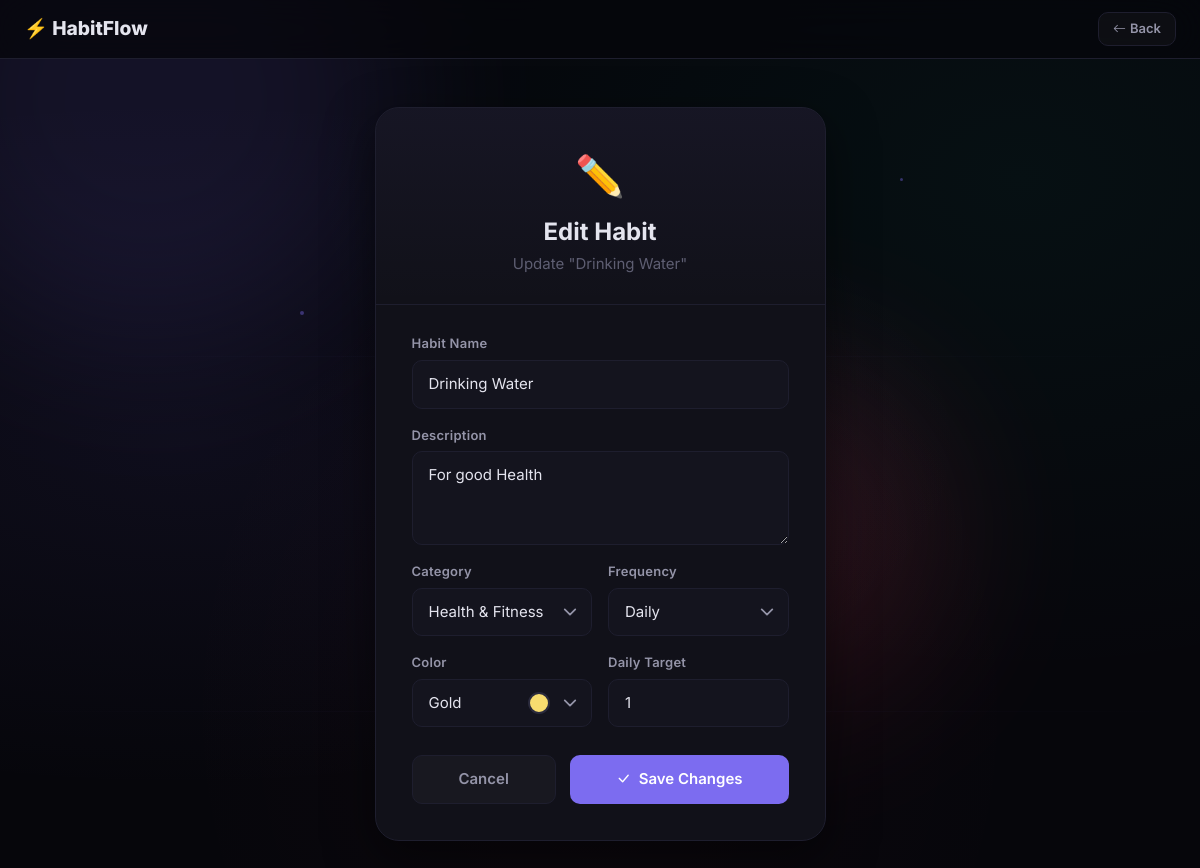
The page /habits/8/edit/ (signed in) on the database its author committed.
### habits/models.py (models this page shows, shortened)
class Habit(models.Model):
    CATEGORY_CHOICES = [
        ('health', 'Health & Fitness'),
        ('mind', 'Mind & Learning'),
        ('productivity', 'Productivity'),
        ('social', 'Social'),
        ('creativity', 'Creativity'),
        ('wellness', 'Wellness'),
        ('finance', 'Finance'),
        ('other', 'Other'),
    ]
    FREQUENCY_CHOICES = [
        ('daily', 'Daily'),
        ('weekly', 'Weekly'),
        ('monthly', 'Monthly'),
    ]
    COLOR_CHOICES = [
        ('#FF6B6B', 'Coral Red'),
        ('#4ECDC4', 'Teal'),
        ('#45B7D1', 'Sky Blue'),
        ('#96CEB4', 'Sage Green'),
        ('#FFEAA7', 'Sunny Yellow'),
        ('#DDA0DD', 'Plum'),
        ('#98D8C8', 'Mint'),
        ('#F7DC6F', 'Gold'),
        ('#BB8FCE', 'Lavender'),
        ('#F0B27A', 'Peach'),
        ('#82E0AA', 'Emerald'),
        ('#85C1E9', 'Light Blue'),
    ]
    user = models.ForeignKey(User, on_delete=models.CASCADE, related_name='habits')
    name = models.CharField(max_length=200)
    description = models.TextField(blank=True, default='')
    category = models.CharField(max_length=20, choices=CATEGORY_CHOICES, default='other')
    frequency = models.CharField(max_length=10, choices=FREQUENCY_CHOICES, default='daily')
    color = models.CharField(max_length=7, choices=COLOR_CHOICES, default='#4ECDC4')
    target_count = models.PositiveIntegerField(default=1, help_text='How many times per period')
    is_active = models.BooleanField(default=True)
    created_at = models.DateTimeField(auto_now_add=True)
    updated_at = models.DateTimeField(auto_now=True)
    class Meta:
        ordering = ['-created_at']
        unique_together = ['user', 'name']

### habits/views.py (the view)
# urls.py: path('habits/<int:pk>/edit/', views.habit_edit, name='habit_edit'),
@login_required
def habit_edit(request, pk):
    habit = get_object_or_404(Habit, pk=pk, user=request.user)
    if request.method == 'POST':
        form = HabitForm(request.POST, instance=habit)
        if form.is_valid():
            form.save()
            messages.success(request, f'"{habit.name}" has been updated!')
            return redirect('dashboard')
    else:
        form = HabitForm(instance=habit)
    return render(request, 'habit_edit.html', {'form': form, 'habit': habit, 'title': 'Edit Habit'})

### habits/forms.py
class HabitForm(forms.ModelForm):
    class Meta:
        model = Habit
        fields = ['name', 'description', 'category', 'frequency', 'color', 'target_count']
        widgets = {
            'name': forms.TextInput(attrs={
                'class': 'form-control form-control-lg',
                'placeholder': 'e.g., Drink 8 glasses of water',
            }),
            'description': forms.Textarea(attrs={
                'class': 'form-control',
                'placeholder': 'Why is this habit important to you?',
                'rows': 3,
            }),
            'category': forms.Select(attrs={
                'class': 'form-select form-select-lg',
            }),
            'frequency': forms.Select(attrs={
                'class': 'form-select form-select-lg',
            }),
            'color': forms.Select(attrs={
                'class': 'form-select form-select-lg',
            }),
            'target_count': forms.NumberInput(attrs={
                'class': 'form-control form-control-lg',
                'min': 1,
                'max': 50,
            }),
        }

### habits/context_processors.py (called while the page is built)
def user_context(request):
    context = {
        'is_admin_user': False,
    }
    if request.user.is_authenticated:
        context['is_admin_user'] = request.user.is_staff or request.user.is_superuser
    return context

### habits/templates/habit_edit.html (shortened to what this page needs)
{% extends 'base.html' %}
{% load static %}
{% block body_class %}page-dashboard{% endblock %}
{% block background %}
<div class="animated-bg">
    <div class="particle" style="--x: 25%; --y: 35%; --duration: 7s; --delay: 0s; --size: 4px;"></div>
    <div class="particle" style="--x: 75%; --y: 20%; --duration: 6.5s; --delay: 0.5s; --size: 3px;"></div>
    <div class="orb orb-1"></div>
</div>
{% endblock %}
{% block content %}
<div class="dash-wrapper">
    <nav class="dash-topbar">
        <div class="container-fluid px-4 d-flex justify-content-between align-items-center">
            <a class="dash-logo" href="{% url 'dashboard' %}">⚡ HabitFlow</a>
            <a href="{% url 'dashboard' %}" class="btn btn-ghost btn-sm btn-glow"><i class="bi bi-arrow-left me-1"></i>Back</a>
        </div>
    </nav>
    <div class="container py-5">
        <div class="row justify-content-center">
            <div class="col-md-7 col-lg-5">
                <div class="habit-form-card">
                    <div class="habit-form-header">
                        <div class="habit-form-icon">✏️</div>
                        <h3>Edit Habit</h3>
                        <p>Update "{{ habit.name }}"</p>
                    </div>
                    <form method="post" class="habit-form-body">
                        <div class="form-group">
                            <label class="form-label-hf">Habit Name</label>
                            {{ form.name }}
                        </div>
                        <div class="form-group">
                            <label class="form-label-hf">Description</label>
                            {{ form.description }}
                        </div>
                        <div class="row g-3">
                            <div class="col-6">
                                <div class="form-group">
                                    <label class="form-label-hf">Category</label>
                                    <div class="custom-select-wrap">{{ form.category }}</div>
                                </div>
                            </div>
                            <div class="col-6">
                                <div class="form-group">
                                    <label class="form-label-hf">Frequency</label>
                                    <div class="custom-select-wrap">{{ form.frequency }}</div>
                                </div>
                            </div>
                        </div>
                        <div class="row g-3">
                            <div class="col-6">
                                <div class="form-group">
                                    <label class="form-label-hf">Color</label>
                                    <div class="color-picker-wrap">
                                        {{ form.color }}
                                    </div>
                                </div>
                            </div>
                            <div class="col-6">
                                <div class="form-group">
                                    <label class="form-label-hf">Daily Target</label>
                                    {{ form.target_count }}
                                </div>
                            </div>
                        </div>
                        <div class="habit-form-actions">
                            <a href="{% url 'dashboard' %}" class="btn btn-ghost btn-lg btn-glow flex-fill">Cancel</a>
                            <button type="submit" class="btn btn-accent btn-lg btn-glow flex-fill">
                                <i class="bi bi-check-lg me-2"></i>Save Changes
                            </button>
                        </div>
                    </form>
                </div>
            </div>
        </div>
    </div>
</div>
{% endblock %}

### rows shown on the page
Habit: name "Drinking Water", description "For good Health", category "Health & Fitness", frequency "Daily", color "Gold", target_count "1"
